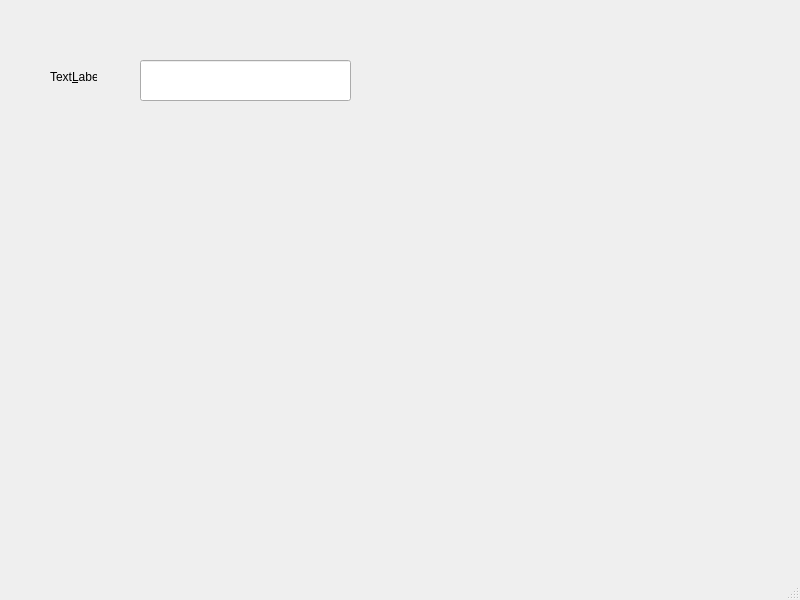
<?xml version="1.0" encoding="UTF-8"?>
<ui version="4.0">
 <class>MainWindow</class>
 <widget class="QMainWindow" name="MainWindow">
  <property name="geometry">
   <rect>
    <x>0</x>
    <y>0</y>
    <width>800</width>
    <height>600</height>
   </rect>
  </property>
  <property name="windowTitle">
   <string>MainWindow</string>
  </property>
  <widget class="QWidget" name="centralwidget">
   <widget class="QLineEdit" name="lineEdit">
    <property name="geometry">
     <rect>
      <x>140</x>
      <y>60</y>
      <width>211</width>
      <height>41</height>
     </rect>
    </property>
    <property name="text">
     <string/>
    </property>
   </widget>
   <widget class="QLabel" name="label">
    <property name="geometry">
     <rect>
      <x>50</x>
      <y>70</y>
      <width>47</width>
      <height>13</height>
     </rect>
    </property>
    <property name="text">
     <string>Text&amp;Label</string>
    </property>
    <property name="buddy">
     <cstring>lineEdit</cstring>
    </property>
   </widget>
  </widget>
  <widget class="QMenuBar" name="menubar">
   <property name="geometry">
    <rect>
     <x>0</x>
     <y>0</y>
     <width>800</width>
     <height>21</height>
    </rect>
   </property>
  </widget>
  <widget class="QStatusBar" name="statusbar"/>
 </widget>
 <resources/>
 <connections/>
</ui>
